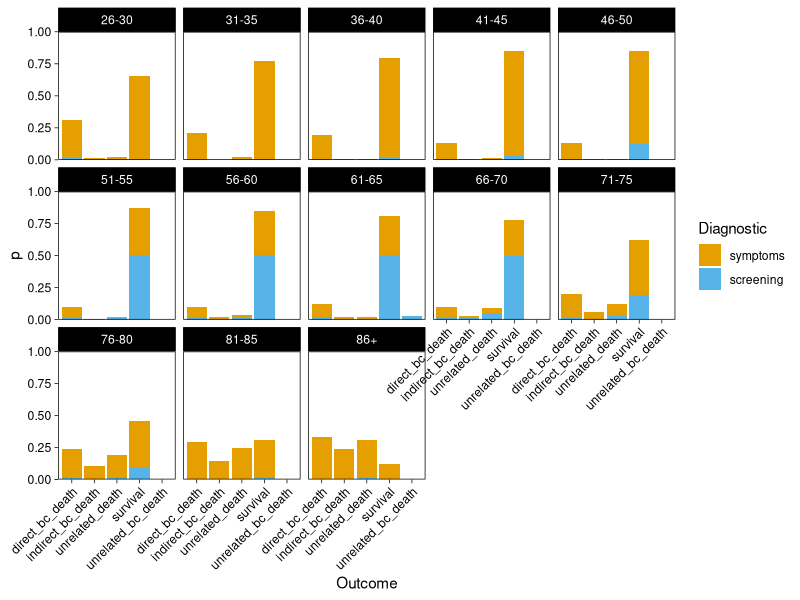
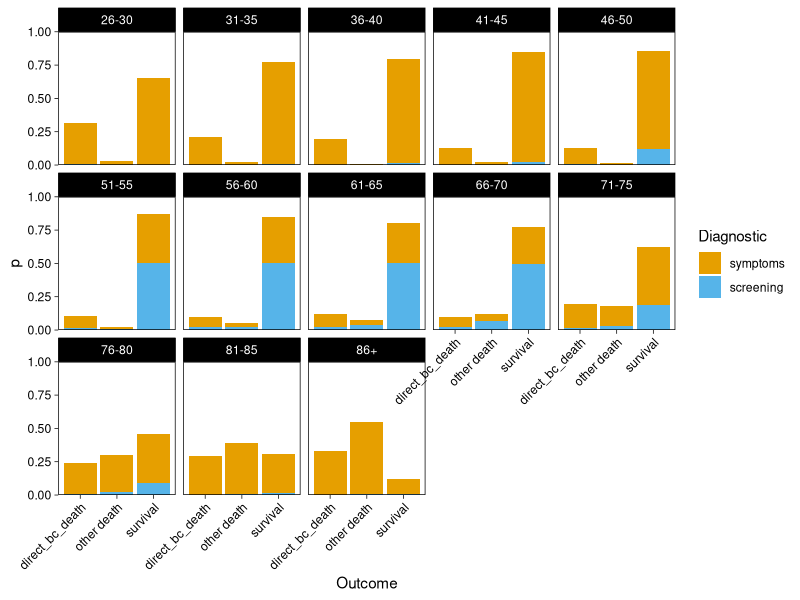
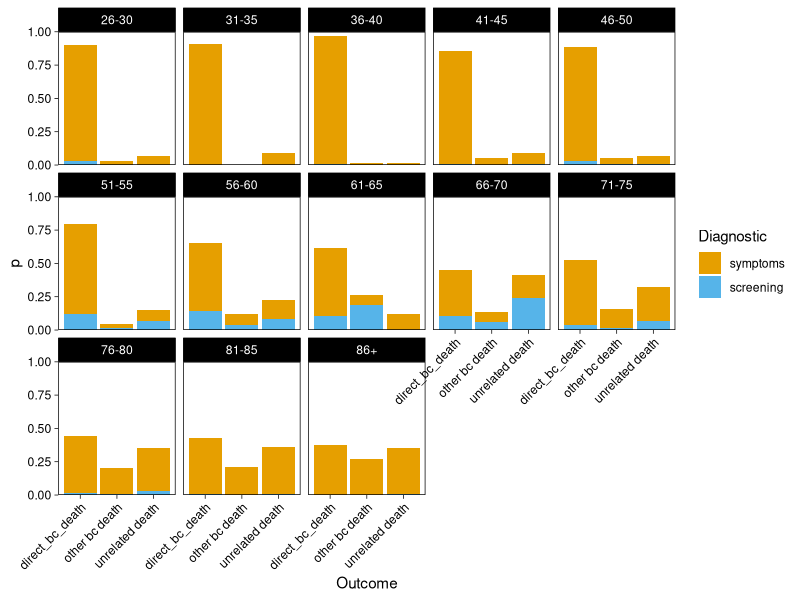
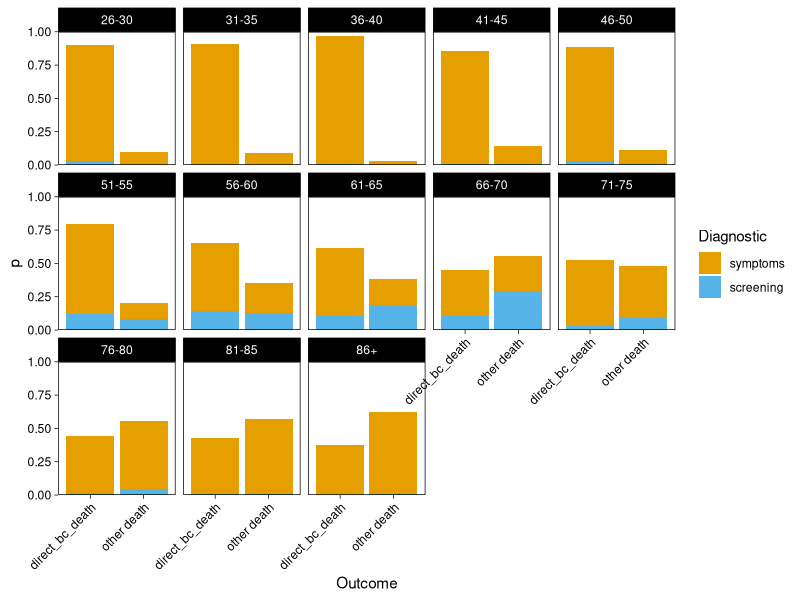
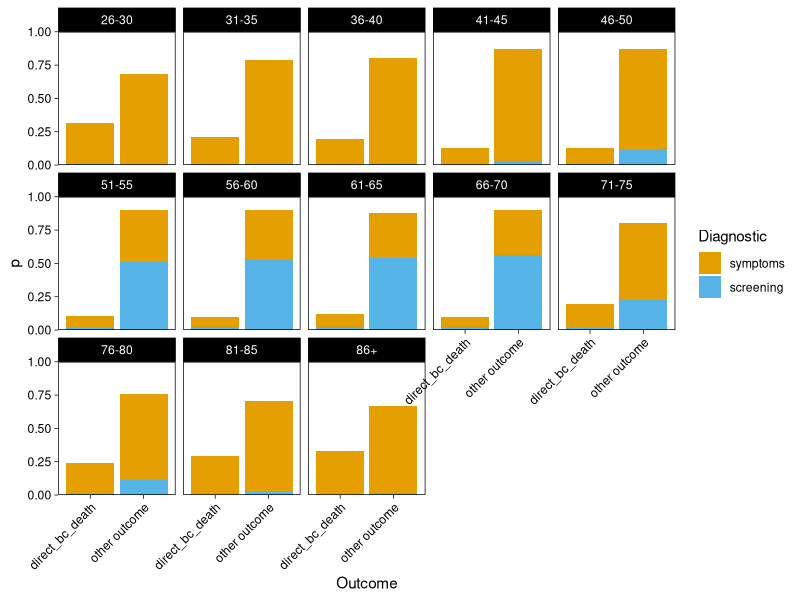
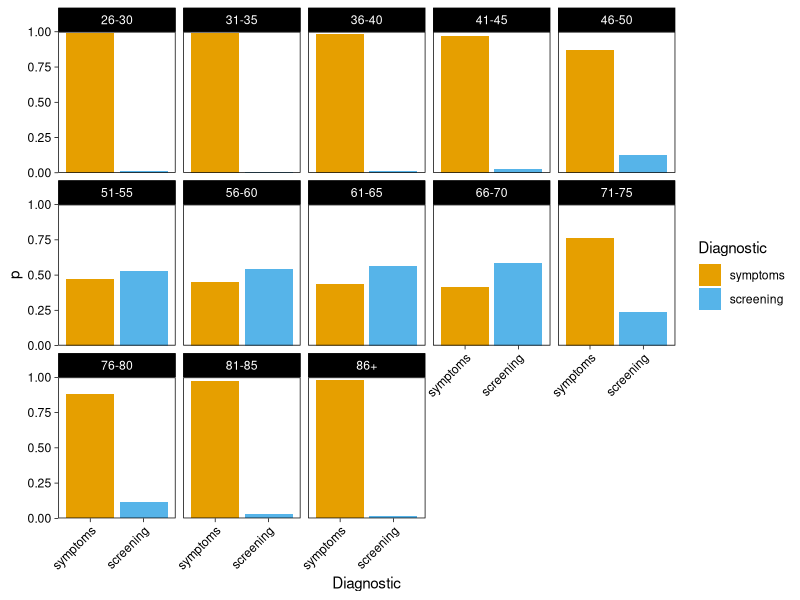
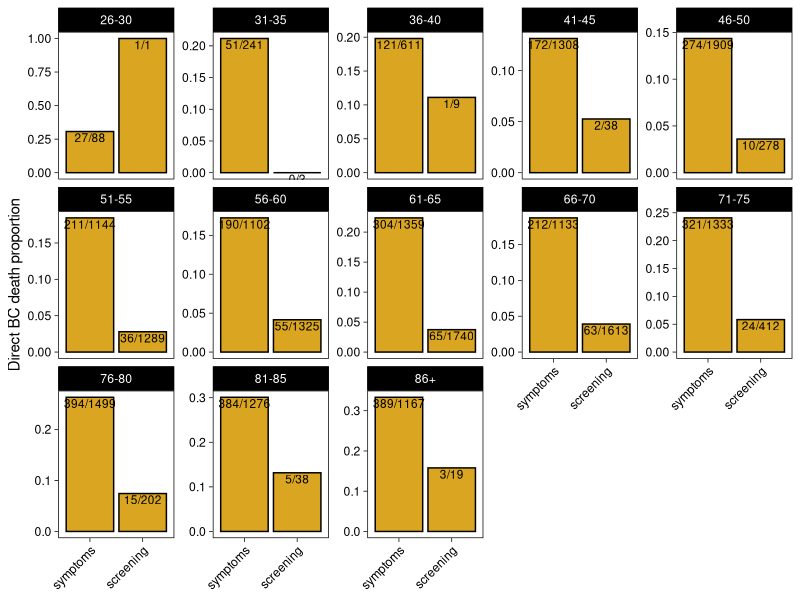
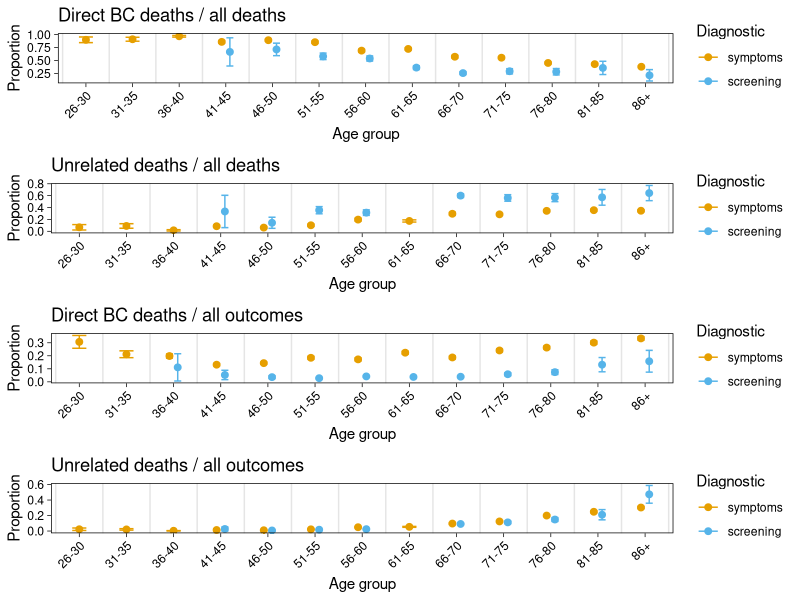

These charts were generated, in order, by the following R code:
## ---- chunk 1
knitr::opts_chunk$set(echo = FALSE, cache=TRUE)
library(tidyverse)
library(cowplot)
library(knitr)
library(kableExtra)
cbPalette <- c("#E69F00", "#56B4E9", "#009E73", "#F0E442", "#0072B2", "#D55E00", "#CC79A7")
## ---- chunk 2
myKable <- function(df, row.names=FALSE, col.names=NA, digits=2, bootstrap="condensed", font.size=12, label=NULL) {
  kable(df, format="html", row.names=row.names, col.names=col.names, digits=digits, label=label) %>% kable_styling(bootstrap_options=bootstrap, full_width=FALSE, position="left", font_size=font.size)
}
N <- function(n) prettyNum(n, big.mark = ",")
## ---- chunk 3
dat <- read_tsv("surv.txt", col_types = cols()) %>% 
  rename(Diagnostic = "Diagnostic route") %>% 
  mutate(Outcome = tolower(Outcome)) %>% 
  filter(Diagnostic != "other" & Age != "16-20" & Age != "21-25") %>% 
  mutate(Diagnostic = recode(Diagnostic, "sympto" = "symptoms", "screen" = "screening")) %>% 
  mutate_at(vars(Outcome, Diagnostic, Age), as_factor)

sdat <- dat %>% group_by(Outcome, Diagnostic, Age) %>%
  tally %>%
  ungroup %>% 
  separate(Age, c("start", "end"), remove=FALSE) %>% 
  mutate(end = ifelse(end == "", "90", end)) %>% 
  mutate_at(vars(start, end), as.numeric) %>% 
  mutate(Midage = (start - 1 + end)/2) %>% 
  select(-start, -end)
## ---- chunk 4
sdat %>% select(Age, Diagnostic, Outcome, n) %>% 
  arrange(Age, Diagnostic, Outcome) %>% 
  myKable %>% scroll_box(width="300px", height="400px")
## ---- chunk 5
plotData <- function(d, what="Outcome") {
 d %>% 
  group_by(Age) %>% 
  mutate(p = n / sum(n)) %>% 
  ungroup %>% 
ggplot(aes_string(x=what, y="p")) +
  theme_linedraw() +
  geom_col(aes(fill=Diagnostic)) +
  facet_wrap(~Age, ncol=5) +
  scale_fill_manual(values = cbPalette) +
  theme(axis.text.x = element_text(angle=45, hjust=1), panel.grid = element_blank()) +
  scale_y_continuous(expand=c(0,0), limits=c(0,1))
}
## ---- chunk 6
sdat %>% 
  plotData
## ---- chunk 7
sdat %>% 
  mutate(Outcome = recode(Outcome,
                          "indirect_bc_death" = "other death",
                          "unrelated_bc_death" = "other death",
                          "unrelated_death" = "other death")) %>% 
  plotData
## ---- chunk 8
sdat %>% 
  filter(Outcome != "survival") %>% 
  mutate(Outcome = recode(Outcome,
                          "indirect_bc_death" = "other bc death",
                          "unrelated_bc_death" = "other bc death",
                          "unrelated_death" = "unrelated death")) %>% 
  plotData
## ---- chunk 9
sdat %>% 
  filter(Outcome != "survival") %>% 
  mutate(Outcome = recode(Outcome,
                          "indirect_bc_death" = "other death",
                          "unrelated_bc_death" = "other death",
                          "unrelated_death" = "other death")) %>% 
  plotData
## ---- chunk 10
sdat %>% 
  mutate(Outcome = recode(Outcome,
                          "indirect_bc_death" = "other outcome",
                          "unrelated_bc_death" = "other outcome",
                          "unrelated_death" = "other outcome",
                          "survival" = "other outcome")) %>% 
  plotData
## ---- chunk 11
sdat %>% 
  plotData(what = "Diagnostic")
## ---- chunk 12
plotScreen <- function(d) {
  d %>% 
    group_by(Age, Outcome) %>% 
    summarise(s = sum(n[Diagnostic == "screen"]), tot = sum(n), p = s / tot) %>% 
    ungroup %>% 
ggplot(aes(x=Outcome, y=p)) +
  theme_linedraw() +
  geom_col() +
  facet_wrap(~Age, ncol=5, scales = "free_y") +
  scale_fill_manual(values = cbPalette) +
  theme(axis.text.x = element_text(angle=45, hjust=1), panel.grid = element_blank()) +
    labs(x=NULL, y="Screen proportion")
}
## ---- chunk 13
plotDeath <- function(d) {
  d %>% 
    mutate(Diagnostic = recode(Diagnostic, "sympto" = "unscreened", "other" = "unscreened")) %>% 
    group_by(Age, Diagnostic) %>% 
    summarise(s = sum(n[Outcome == "direct_bc_death"]), tot = sum(n), f = tot - s, p = s / tot) %>%
    mutate(lab = paste0(s, "/", tot)) %>% 
    ungroup %>% 
  ggplot(aes(x=Diagnostic, y=p)) +
    theme_linedraw() +
    geom_col(fill="goldenrod", colour="black") +
    facet_wrap(~Age, ncol=5, scales = "free_y") +
    scale_fill_manual(values = cbPalette) +
    theme(axis.text.x = element_text(angle=45, hjust=1), panel.grid = element_blank()) +
    labs(x=NULL, y="Direct BC death proportion") +
    geom_text(aes(label = lab), vjust=1.2, size=3)
}
## ---- chunk 14
sdat %>% 
  plotDeath
## ---- chunk 15
findOutcomeProportion <- function(d, value, others) {
  ds <- d %>% 
    group_by(Diagnostic, Age) %>% 
    summarise(s = sum(n[Outcome == value]), f = sum(n[Outcome %in% others]), n = s + f,  p = s / n, Midage = Midage[1]) %>%
    filter(s > 0 & f > 0) %>% 
    ungroup
  
  properr <- ds %>%
    mutate(row = row_number()) %>% 
    group_by(row) %>%
    do({
      #ci <- prop.test(.$s, .$n)$conf.int
      #tibble(p_lo = ci[1], p_up = ci[2])
      se <- sqrt(.$p * (1 - .$p) / .$n)
      tibble(p_lo = .$p - se, p_up = .$p + se, se = se)
    }) %>% 
    ungroup
  
  bind_cols(ds, select(properr, p_lo, p_up, se))
}

plotOutcomeProportion <- function(d, value, others, ylab=NULL) {
  if(is.null(ylab)) ylab <- paste(value, "proportion")
  pd <- position_dodge(width=0.35)
  d %>% 
    findOutcomeProportion(value, others) %>% 
  ggplot(aes(x=Age, y=p, group=Diagnostic, colour = Diagnostic)) +
    theme_linedraw() +
    theme(panel.grid = element_blank(), axis.text.x=element_text(angle=45, hjust=1)) +
    geom_errorbar(aes(x=Age, ymin=p_lo, ymax=p_up, colour=Diagnostic), width=0.3, position=pd) +
    geom_point(size=2, position=pd) +
    geom_vline(xintercept = seq(0.5,20,1), colour="grey90") +
    labs(x = "Age group", y = "Proportion", title=ylab) +
    #geom_smooth(method="lm", formula=y ~ poly(x, 2), se=FALSE) +
    scale_colour_manual(values = cbPalette)
}
## ---- chunk 16
cases <- list(
  `1` = list(value = "direct_bc_death",
             others = c("indirect_bc_death", "unrelated_death", "unrelated_bc_death"),
             name = "Direct BC deaths / all deaths"),
  `2` = list(value = "unrelated_death",
             others = c("indirect_bc_death", "direct_bc_death", "unrelated_bc_death"),
             name = "Unrelated deaths / all deaths"),
  `3` = list(value = "direct_bc_death",
             others = c("indirect_bc_death", "unrelated_death", "unrelated_bc_death", "survival"),
             name = "Direct BC deaths / all outcomes"),
  `4` = list(value = "unrelated_death",
             others = c("indirect_bc_death", "direct_bc_death", "unrelated_bc_death", "survival"),
             name = "Unrelated deaths / all outcomes")
)
## ---- chunk 17
map(cases, function(case) {
  plotOutcomeProportion(sdat, value = case$value, others = case$others, ylab = case$name)   
}) %>% 
  plot_grid(plotlist = ., ncol=1)
## ---- chunk 18
chi2Comparison <- function(d, value, others) {
  P <- d %>% 
    findOutcomeProportion(value, others) %>% 
    select(Age, Diagnostic, p, se) %>% 
    group_split(Diagnostic)
  cx <- inner_join(P[[1]], P[[2]], by="Age") %>% 
    mutate(se2 = se.x^2 + se.y^2, chi2 = (p.x - p.y)^2 / se2)
  chi2 <- sum(cx$chi2)
  dof <- nrow(cx) - 1
  p <- 1 - pchisq(chi2, dof)
  list(chi2 = chi2, dof = dof, p = p)
}
## ---- chunk 19
map_df(cases, function(case) {
  cs <- chi2Comparison(sdat, value = case$value, others = case$others)
  tibble(Group = case$name, chi2 = cs$chi2, p = cs$p)
}) %>% 
  mutate_at(vars(chi2, p), ~signif(.,3)) %>% mutate_at(vars(chi2, p), as.character) %>% 
  myKable()
